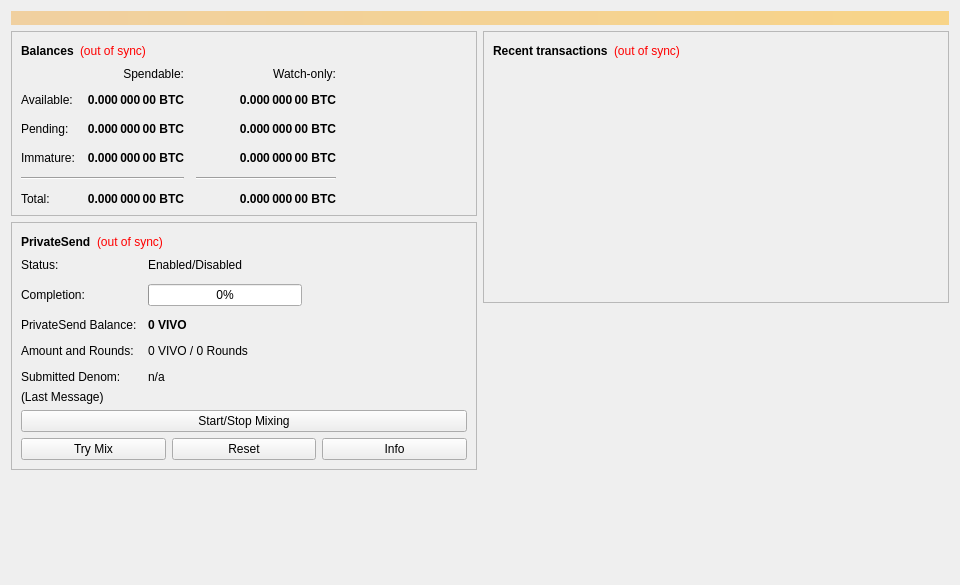
<?xml version="1.0" encoding="UTF-8"?>
<ui version="4.0">
 <class>OverviewPage</class>
 <widget class="QWidget" name="OverviewPage">
  <property name="geometry">
   <rect>
    <x>0</x>
    <y>0</y>
    <width>960</width>
    <height>585</height>
   </rect>
  </property>
  <property name="minimumSize">
   <size>
    <width>960</width>
    <height>0</height>
   </size>
  </property>
  <property name="windowTitle">
   <string>Form</string>
  </property>
  <layout class="QVBoxLayout" name="topLayout">
   <item>
    <widget class="QLabel" name="labelAlerts">
     <property name="visible">
      <bool>false</bool>
     </property>
     <property name="styleSheet">
      <string notr="true">background-color: qlineargradient(x1: 0, y1: 0, x2: 1, y2: 0, stop:0 #F0D0A0, stop:1 #F8D488); color:#000000;</string>
     </property>
     <property name="wordWrap">
      <bool>true</bool>
     </property>
     <property name="margin">
      <number>3</number>
     </property>
    </widget>
   </item>
   <item>
    <layout class="QHBoxLayout" name="horizontalLayout" stretch="1,1">
     <item>
      <layout class="QVBoxLayout" name="verticalLayout_2">
       <item>
        <widget class="QFrame" name="frame">
         <property name="frameShape">
          <enum>QFrame::StyledPanel</enum>
         </property>
         <property name="frameShadow">
          <enum>QFrame::Raised</enum>
         </property>
         <layout class="QVBoxLayout" name="verticalLayout_4">
          <item>
           <layout class="QHBoxLayout" name="horizontalLayout_4">
            <item>
             <widget class="QLabel" name="label_5">
              <property name="font">
               <font>
                <weight>75</weight>
                <bold>true</bold>
               </font>
              </property>
              <property name="text">
               <string>Balances</string>
              </property>
             </widget>
            </item>
            <item>
             <widget class="QLabel" name="labelWalletStatus">
              <property name="toolTip">
               <string>The displayed information may be out of date. Your wallet automatically synchronizes with the Vivo network after a connection is established, but this process has not completed yet.</string>
              </property>
              <property name="styleSheet">
               <string notr="true">QLabel { color: red; }</string>
              </property>
              <property name="text">
               <string notr="true">(out of sync)</string>
              </property>
              <property name="alignment">
               <set>Qt::AlignLeading|Qt::AlignLeft|Qt::AlignVCenter</set>
              </property>
             </widget>
            </item>
            <item>
             <spacer name="horizontalSpacer_3">
              <property name="orientation">
               <enum>Qt::Horizontal</enum>
              </property>
              <property name="sizeHint" stdset="0">
               <size>
                <width>40</width>
                <height>20</height>
               </size>
              </property>
             </spacer>
            </item>
           </layout>
          </item>
          <item>
           <layout class="QGridLayout" name="gridLayout">
            <property name="spacing">
             <number>12</number>
            </property>
            <item row="2" column="2">
             <widget class="QLabel" name="labelWatchPending">
              <property name="font">
               <font>
                <weight>75</weight>
                <bold>true</bold>
               </font>
              </property>
              <property name="cursor">
               <cursorShape>IBeamCursor</cursorShape>
              </property>
              <property name="toolTip">
               <string>Unconfirmed transactions to watch-only addresses</string>
              </property>
              <property name="text">
               <string notr="true">0.000 000 00 BTC</string>
              </property>
              <property name="alignment">
               <set>Qt::AlignRight|Qt::AlignTrailing|Qt::AlignVCenter</set>
              </property>
              <property name="textInteractionFlags">
               <set>Qt::LinksAccessibleByMouse|Qt::TextSelectableByKeyboard|Qt::TextSelectableByMouse</set>
              </property>
             </widget>
            </item>
            <item row="2" column="1">
             <widget class="QLabel" name="labelUnconfirmed">
              <property name="font">
               <font>
                <weight>75</weight>
                <bold>true</bold>
               </font>
              </property>
              <property name="cursor">
               <cursorShape>IBeamCursor</cursorShape>
              </property>
              <property name="toolTip">
               <string>Total of transactions that have yet to be confirmed, and do not yet count toward the spendable balance</string>
              </property>
              <property name="text">
               <string notr="true">0.000 000 00 BTC</string>
              </property>
              <property name="alignment">
               <set>Qt::AlignRight|Qt::AlignTrailing|Qt::AlignVCenter</set>
              </property>
              <property name="textInteractionFlags">
               <set>Qt::LinksAccessibleByMouse|Qt::TextSelectableByKeyboard|Qt::TextSelectableByMouse</set>
              </property>
             </widget>
            </item>
            <item row="3" column="2">
             <widget class="QLabel" name="labelWatchImmature">
              <property name="font">
               <font>
                <weight>75</weight>
                <bold>true</bold>
               </font>
              </property>
              <property name="cursor">
               <cursorShape>IBeamCursor</cursorShape>
              </property>
              <property name="toolTip">
               <string>Mined balance in watch-only addresses that has not yet matured</string>
              </property>
              <property name="text">
               <string notr="true">0.000 000 00 BTC</string>
              </property>
              <property name="alignment">
               <set>Qt::AlignRight|Qt::AlignTrailing|Qt::AlignVCenter</set>
              </property>
              <property name="textInteractionFlags">
               <set>Qt::LinksAccessibleByMouse|Qt::TextSelectableByKeyboard|Qt::TextSelectableByMouse</set>
              </property>
             </widget>
            </item>
            <item row="4" column="0" colspan="2">
             <widget class="Line" name="lineSpendableBalance">
              <property name="orientation">
               <enum>Qt::Horizontal</enum>
              </property>
             </widget>
            </item>
            <item row="4" column="2">
             <widget class="Line" name="lineWatchBalance">
              <property name="sizePolicy">
               <sizepolicy hsizetype="Preferred" vsizetype="Fixed">
                <horstretch>0</horstretch>
                <verstretch>0</verstretch>
               </sizepolicy>
              </property>
              <property name="minimumSize">
               <size>
                <width>140</width>
                <height>0</height>
               </size>
              </property>
              <property name="orientation">
               <enum>Qt::Horizontal</enum>
              </property>
             </widget>
            </item>
            <item row="5" column="0">
             <widget class="QLabel" name="labelTotalText">
              <property name="text">
               <string>Total:</string>
              </property>
             </widget>
            </item>
            <item row="3" column="1">
             <widget class="QLabel" name="labelImmature">
              <property name="font">
               <font>
                <weight>75</weight>
                <bold>true</bold>
               </font>
              </property>
              <property name="cursor">
               <cursorShape>IBeamCursor</cursorShape>
              </property>
              <property name="toolTip">
               <string>Mined balance that has not yet matured</string>
              </property>
              <property name="text">
               <string notr="true">0.000 000 00 BTC</string>
              </property>
              <property name="alignment">
               <set>Qt::AlignRight|Qt::AlignTrailing|Qt::AlignVCenter</set>
              </property>
              <property name="textInteractionFlags">
               <set>Qt::LinksAccessibleByMouse|Qt::TextSelectableByKeyboard|Qt::TextSelectableByMouse</set>
              </property>
             </widget>
            </item>
            <item row="2" column="3">
             <spacer name="horizontalSpacer_2">
              <property name="orientation">
               <enum>Qt::Horizontal</enum>
              </property>
              <property name="sizeHint" stdset="0">
               <size>
                <width>40</width>
                <height>20</height>
               </size>
              </property>
             </spacer>
            </item>
            <item row="3" column="0">
             <widget class="QLabel" name="labelImmatureText">
              <property name="text">
               <string>Immature:</string>
              </property>
             </widget>
            </item>
            <item row="5" column="1">
             <widget class="QLabel" name="labelTotal">
              <property name="font">
               <font>
                <weight>75</weight>
                <bold>true</bold>
               </font>
              </property>
              <property name="cursor">
               <cursorShape>IBeamCursor</cursorShape>
              </property>
              <property name="toolTip">
               <string>Your current total balance</string>
              </property>
              <property name="text">
               <string notr="true">0.000 000 00 BTC</string>
              </property>
              <property name="alignment">
               <set>Qt::AlignRight|Qt::AlignTrailing|Qt::AlignVCenter</set>
              </property>
              <property name="textInteractionFlags">
               <set>Qt::LinksAccessibleByMouse|Qt::TextSelectableByKeyboard|Qt::TextSelectableByMouse</set>
              </property>
             </widget>
            </item>
            <item row="5" column="2">
             <widget class="QLabel" name="labelWatchTotal">
              <property name="font">
               <font>
                <weight>75</weight>
                <bold>true</bold>
               </font>
              </property>
              <property name="cursor">
               <cursorShape>IBeamCursor</cursorShape>
              </property>
              <property name="toolTip">
               <string>Current total balance in watch-only addresses</string>
              </property>
              <property name="text">
               <string notr="true">0.000 000 00 BTC</string>
              </property>
              <property name="alignment">
               <set>Qt::AlignRight|Qt::AlignTrailing|Qt::AlignVCenter</set>
              </property>
              <property name="textInteractionFlags">
               <set>Qt::LinksAccessibleByMouse|Qt::TextSelectableByKeyboard|Qt::TextSelectableByMouse</set>
              </property>
             </widget>
            </item>
            <item row="0" column="2">
             <widget class="QLabel" name="labelWatchonly">
              <property name="text">
               <string>Watch-only:</string>
              </property>
              <property name="alignment">
               <set>Qt::AlignRight|Qt::AlignTrailing|Qt::AlignVCenter</set>
              </property>
             </widget>
            </item>
            <item row="1" column="0">
             <widget class="QLabel" name="labelBalanceText">
              <property name="text">
               <string>Available:</string>
              </property>
             </widget>
            </item>
            <item row="1" column="1">
             <widget class="QLabel" name="labelBalance">
              <property name="font">
               <font>
                <weight>75</weight>
                <bold>true</bold>
               </font>
              </property>
              <property name="cursor">
               <cursorShape>IBeamCursor</cursorShape>
              </property>
              <property name="toolTip">
               <string>Your current spendable balance</string>
              </property>
              <property name="text">
               <string notr="true">0.000 000 00 BTC</string>
              </property>
              <property name="alignment">
               <set>Qt::AlignRight|Qt::AlignTrailing|Qt::AlignVCenter</set>
              </property>
              <property name="textInteractionFlags">
               <set>Qt::LinksAccessibleByMouse|Qt::TextSelectableByKeyboard|Qt::TextSelectableByMouse</set>
              </property>
             </widget>
            </item>
            <item row="1" column="2">
             <widget class="QLabel" name="labelWatchAvailable">
              <property name="font">
               <font>
                <weight>75</weight>
                <bold>true</bold>
               </font>
              </property>
              <property name="cursor">
               <cursorShape>IBeamCursor</cursorShape>
              </property>
              <property name="toolTip">
               <string>Your current balance in watch-only addresses</string>
              </property>
              <property name="text">
               <string notr="true">0.000 000 00 BTC</string>
              </property>
              <property name="alignment">
               <set>Qt::AlignRight|Qt::AlignTrailing|Qt::AlignVCenter</set>
              </property>
              <property name="textInteractionFlags">
               <set>Qt::LinksAccessibleByMouse|Qt::TextSelectableByKeyboard|Qt::TextSelectableByMouse</set>
              </property>
             </widget>
            </item>
            <item row="2" column="0">
             <widget class="QLabel" name="labelPendingText">
              <property name="text">
               <string>Pending:</string>
              </property>
             </widget>
            </item>
            <item row="0" column="1">
             <widget class="QLabel" name="labelSpendable">
              <property name="text">
               <string>Spendable:</string>
              </property>
              <property name="alignment">
               <set>Qt::AlignRight|Qt::AlignTrailing|Qt::AlignVCenter</set>
              </property>
             </widget>
            </item>
           </layout>
          </item>
         </layout>
        </widget>
       </item>
       <item>
        <widget class="QFrame" name="framePrivateSend">
         <property name="layoutDirection">
          <enum>Qt::LeftToRight</enum>
         </property>
         <property name="frameShape">
          <enum>QFrame::StyledPanel</enum>
         </property>
         <property name="frameShadow">
          <enum>QFrame::Raised</enum>
         </property>
         <layout class="QVBoxLayout" name="VerticalLayout_PS1">
          <item>
           <layout class="QHBoxLayout" name="horizontalLayout_5">
            <item>
             <widget class="QLabel" name="labelPrivateSendHeader">
              <property name="font">
               <font>
                <weight>75</weight>
                <bold>true</bold>
               </font>
              </property>
              <property name="text">
               <string>PrivateSend</string>
              </property>
             </widget>
            </item>
            <item>
             <widget class="QLabel" name="labelPrivateSendSyncStatus">
              <property name="toolTip">
               <string>The displayed information may be out of date. Your wallet automatically synchronizes with the Vivo network after a connection is established, but this process has not completed yet.</string>
              </property>
              <property name="styleSheet">
               <string notr="true">QLabel { color: red; }</string>
              </property>
              <property name="text">
               <string notr="true">(out of sync)</string>
              </property>
              <property name="alignment">
               <set>Qt::AlignLeading|Qt::AlignLeft|Qt::AlignVCenter</set>
              </property>
             </widget>
            </item>
            <item>
             <spacer name="horizontalSpacer_4">
              <property name="orientation">
               <enum>Qt::Horizontal</enum>
              </property>
              <property name="sizeHint" stdset="0">
               <size>
                <width>40</width>
                <height>20</height>
               </size>
              </property>
             </spacer>
            </item>
           </layout>
          </item>
          <item>
           <layout class="QFormLayout" name="privateSendFormLayout">
            <property name="fieldGrowthPolicy">
             <enum>QFormLayout::AllNonFixedFieldsGrow</enum>
            </property>
            <property name="horizontalSpacing">
             <number>11</number>
            </property>
            <property name="verticalSpacing">
             <number>12</number>
            </property>
            <item row="0" column="0">
             <widget class="QLabel" name="labelPrivateSendEnabledText">
              <property name="text">
               <string>Status:</string>
              </property>
             </widget>
            </item>
            <item row="0" column="1">
             <widget class="QLabel" name="labelPrivateSendEnabled">
              <property name="text">
               <string>Enabled/Disabled</string>
              </property>
             </widget>
            </item>
            <item row="1" column="0">
             <widget class="QLabel" name="labelCompletitionText">
              <property name="text">
               <string>Completion:</string>
              </property>
             </widget>
            </item>
            <item row="1" column="1">
             <widget class="QProgressBar" name="privateSendProgress">
              <property name="maximumSize">
               <size>
                <width>154</width>
                <height>16777215</height>
               </size>
              </property>
              <property name="value">
               <number>0</number>
              </property>
             </widget>
            </item>
            <item row="2" column="0">
             <widget class="QLabel" name="labelAnonymizedText">
              <property name="text">
               <string>PrivateSend Balance:</string>
              </property>
             </widget>
            </item>
            <item row="2" column="1">
             <widget class="QLabel" name="labelAnonymized">
              <property name="font">
               <font>
                <weight>75</weight>
                <bold>true</bold>
               </font>
              </property>
              <property name="text">
               <string notr="true">0 VIVO</string>
              </property>
             </widget>
            </item>
            <item row="3" column="0">
             <widget class="QLabel" name="labelAmountAndRoundsText">
              <property name="text">
               <string>Amount and Rounds:</string>
              </property>
             </widget>
            </item>
            <item row="3" column="1">
             <widget class="QLabel" name="labelAmountRounds">
              <property name="text">
               <string>0 VIVO / 0 Rounds</string>
              </property>
             </widget>
            </item>
            <item row="4" column="0">
             <widget class="QLabel" name="labelSubmittedDenomText">
              <property name="text">
               <string>Submitted Denom:</string>
              </property>
             </widget>
            </item>
            <item row="4" column="1">
             <widget class="QLabel" name="labelSubmittedDenom">
              <property name="toolTip">
               <string>The denominations you submitted to the Masternode.&lt;br&gt;To mix, other users must submit the exact same denominations.</string>
              </property>
              <property name="text">
               <string>n/a</string>
              </property>
             </widget>
            </item>
           </layout>
          </item>
          <item>
           <layout class="QVBoxLayout" name="VerticalLayout_PS">
            <item>
             <widget class="QLabel" name="labelPrivateSendLastMessage">
              <property name="text">
               <string>(Last Message)</string>
              </property>
              <property name="alignment">
               <set>Qt::AlignLeading|Qt::AlignLeft|Qt::AlignTop</set>
              </property>
              <property name="wordWrap">
               <bool>true</bool>
              </property>
             </widget>
            </item>
            <item>
             <widget class="QPushButton" name="togglePrivateSend">
              <property name="sizePolicy">
               <sizepolicy hsizetype="MinimumExpanding" vsizetype="Fixed">
                <horstretch>0</horstretch>
                <verstretch>0</verstretch>
               </sizepolicy>
              </property>
              <property name="text">
               <string>Start/Stop Mixing</string>
              </property>
             </widget>
            </item>
            <item>
             <layout class="QHBoxLayout" name="horizontalLayout_debugbuttons">
              <item>
               <widget class="QPushButton" name="privateSendAuto">
                <property name="sizePolicy">
                 <sizepolicy hsizetype="MinimumExpanding" vsizetype="Fixed">
                  <horstretch>0</horstretch>
                  <verstretch>0</verstretch>
                 </sizepolicy>
                </property>
                <property name="toolTip">
                 <string>Try to manually submit a PrivateSend request.</string>
                </property>
                <property name="text">
                 <string>Try Mix</string>
                </property>
               </widget>
              </item>
              <item>
               <widget class="QPushButton" name="privateSendReset">
                <property name="sizePolicy">
                 <sizepolicy hsizetype="MinimumExpanding" vsizetype="Fixed">
                  <horstretch>0</horstretch>
                  <verstretch>0</verstretch>
                 </sizepolicy>
                </property>
                <property name="toolTip">
                 <string>Reset the current status of PrivateSend (can interrupt PrivateSend if it's in the process of Mixing, which can cost you money!)</string>
                </property>
                <property name="autoFillBackground">
                 <bool>false</bool>
                </property>
                <property name="text">
                 <string>Reset</string>
                </property>
               </widget>
              </item>
              <item>
               <widget class="QPushButton" name="privateSendInfo">
                <property name="sizePolicy">
                 <sizepolicy hsizetype="MinimumExpanding" vsizetype="Fixed">
                  <horstretch>0</horstretch>
                  <verstretch>0</verstretch>
                 </sizepolicy>
                </property>
                <property name="toolTip">
                 <string>Information about PrivateSend and Mixing</string>
                </property>
                <property name="text">
                 <string>Info</string>
                </property>
               </widget>
              </item>
             </layout>
            </item>
           </layout>
          </item>
         </layout>
        </widget>
       </item>
       <item>
        <spacer name="verticalSpacer">
         <property name="orientation">
          <enum>Qt::Vertical</enum>
         </property>
         <property name="sizeHint" stdset="0">
          <size>
           <width>20</width>
           <height>40</height>
          </size>
         </property>
        </spacer>
       </item>
      </layout>
     </item>
     <item>
      <layout class="QVBoxLayout" name="verticalLayout_3">
       <item>
        <widget class="QFrame" name="frame_2">
         <property name="frameShape">
          <enum>QFrame::StyledPanel</enum>
         </property>
         <property name="frameShadow">
          <enum>QFrame::Raised</enum>
         </property>
         <layout class="QVBoxLayout" name="verticalLayout">
          <item>
           <layout class="QHBoxLayout" name="horizontalLayout_2">
            <item>
             <widget class="QLabel" name="label_4">
              <property name="font">
               <font>
                <weight>75</weight>
                <bold>true</bold>
               </font>
              </property>
              <property name="text">
               <string>Recent transactions</string>
              </property>
             </widget>
            </item>
            <item>
             <widget class="QLabel" name="labelTransactionsStatus">
              <property name="toolTip">
               <string>The displayed information may be out of date. Your wallet automatically synchronizes with the Vivo network after a connection is established, but this process has not completed yet.</string>
              </property>
              <property name="styleSheet">
               <string notr="true">QLabel { color: red; }</string>
              </property>
              <property name="text">
               <string notr="true">(out of sync)</string>
              </property>
              <property name="alignment">
               <set>Qt::AlignLeading|Qt::AlignLeft|Qt::AlignVCenter</set>
              </property>
             </widget>
            </item>
            <item>
             <spacer name="horizontalSpacer">
              <property name="orientation">
               <enum>Qt::Horizontal</enum>
              </property>
              <property name="sizeHint" stdset="0">
               <size>
                <width>40</width>
                <height>20</height>
               </size>
              </property>
             </spacer>
            </item>
           </layout>
          </item>
          <item>
           <widget class="QListView" name="listTransactions">
            <property name="styleSheet">
             <string notr="true">QListView { background: transparent; }</string>
            </property>
            <property name="frameShape">
             <enum>QFrame::NoFrame</enum>
            </property>
            <property name="verticalScrollBarPolicy">
             <enum>Qt::ScrollBarAlwaysOff</enum>
            </property>
            <property name="horizontalScrollBarPolicy">
             <enum>Qt::ScrollBarAlwaysOff</enum>
            </property>
            <property name="selectionMode">
             <enum>QAbstractItemView::NoSelection</enum>
            </property>
           </widget>
          </item>
         </layout>
        </widget>
       </item>
       <item>
        <spacer name="verticalSpacer_2">
         <property name="orientation">
          <enum>Qt::Vertical</enum>
         </property>
         <property name="sizeHint" stdset="0">
          <size>
           <width>20</width>
           <height>40</height>
          </size>
         </property>
        </spacer>
       </item>
      </layout>
     </item>
    </layout>
   </item>
  </layout>
 </widget>
 <resources/>
 <connections/>
</ui>
